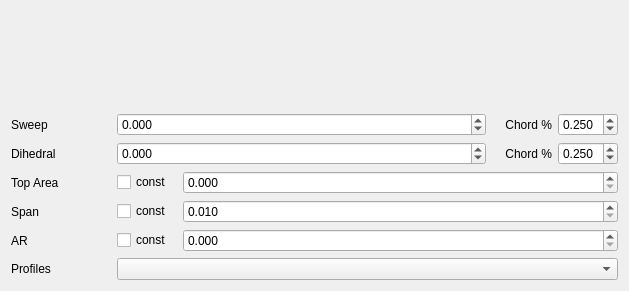
<?xml version="1.0" encoding="UTF-8"?>
<ui version="4.0">
 <class>ModificatorWingWidget</class>
 <widget class="QWidget" name="ModificatorWingWidget">
  <property name="geometry">
   <rect>
    <x>0</x>
    <y>0</y>
    <width>629</width>
    <height>291</height>
   </rect>
  </property>
  <property name="windowTitle">
   <string>Form</string>
  </property>
  <layout class="QVBoxLayout" name="verticalLayout">
   <item>
    <layout class="QHBoxLayout" name="anchorLayout">
     <item>
      <widget class="CTiglPointWidget" name="rootLE" native="true">
       <property name="toolTip">
        <string>&lt;html&gt;&lt;head/&gt;&lt;body&gt;&lt;p&gt;Intuitively, this is the wing position. &lt;/p&gt;&lt;p&gt;More precisely, get/set the leading edge point of the root section wing in the world coordinate.&lt;br/&gt;&lt;/p&gt;&lt;/body&gt;&lt;/html&gt;</string>
       </property>
      </widget>
     </item>
    </layout>
   </item>
   <item>
    <widget class="CTiglPointWidget" name="rotation" native="true">
     <property name="toolTip">
      <string>&lt;html&gt;&lt;head/&gt;&lt;body&gt;&lt;p&gt;Set the rotation of the wing transformation. &lt;br/&gt;No other transformations are modified.&lt;/p&gt;&lt;/body&gt;&lt;/html&gt;</string>
     </property>
    </widget>
   </item>
   <item>
    <widget class="SymmetryComboBoxWidget" name="symmetry" native="true">
     <property name="toolTip">
      <string>&lt;html&gt;&lt;head/&gt;&lt;body&gt;&lt;p&gt;Get/set the symmetry of the wing.  &lt;/p&gt;&lt;/body&gt;&lt;/html&gt;</string>
     </property>
    </widget>
   </item>
   <item>
    <layout class="QHBoxLayout" name="sweepLayout">
     <item>
      <widget class="QLabel" name="labelSweep">
       <property name="sizePolicy">
        <sizepolicy hsizetype="Fixed" vsizetype="Preferred">
         <horstretch>0</horstretch>
         <verstretch>0</verstretch>
        </sizepolicy>
       </property>
       <property name="minimumSize">
        <size>
         <width>100</width>
         <height>0</height>
        </size>
       </property>
       <property name="maximumSize">
        <size>
         <width>100</width>
         <height>16777215</height>
        </size>
       </property>
       <property name="text">
        <string>Sweep</string>
       </property>
      </widget>
     </item>
     <item>
      <widget class="QDoubleSpinBox" name="spinBoxSweep">
       <property name="sizePolicy">
        <sizepolicy hsizetype="Maximum" vsizetype="Fixed">
         <horstretch>0</horstretch>
         <verstretch>0</verstretch>
        </sizepolicy>
       </property>
       <property name="maximumSize">
        <size>
         <width>2000</width>
         <height>16777215</height>
        </size>
       </property>
       <property name="decimals">
        <number>3</number>
       </property>
       <property name="minimum">
        <double>-90.000000000000000</double>
       </property>
       <property name="maximum">
        <double>90.000000000000000</double>
       </property>
      </widget>
     </item>
     <item>
      <widget class="QLabel" name="labelChord">
       <property name="minimumSize">
        <size>
         <width>60</width>
         <height>0</height>
        </size>
       </property>
       <property name="maximumSize">
        <size>
         <width>60</width>
         <height>16777215</height>
        </size>
       </property>
       <property name="text">
        <string>Chord %</string>
       </property>
       <property name="alignment">
        <set>Qt::AlignRight|Qt::AlignTrailing|Qt::AlignVCenter</set>
       </property>
      </widget>
     </item>
     <item>
      <widget class="QDoubleSpinBox" name="spinBoxSweepChord">
       <property name="sizePolicy">
        <sizepolicy hsizetype="Minimum" vsizetype="Fixed">
         <horstretch>0</horstretch>
         <verstretch>0</verstretch>
        </sizepolicy>
       </property>
       <property name="minimumSize">
        <size>
         <width>60</width>
         <height>0</height>
        </size>
       </property>
       <property name="maximumSize">
        <size>
         <width>60</width>
         <height>16777215</height>
        </size>
       </property>
       <property name="baseSize">
        <size>
         <width>0</width>
         <height>0</height>
        </size>
       </property>
       <property name="decimals">
        <number>3</number>
       </property>
       <property name="maximum">
        <double>1.000000000000000</double>
       </property>
       <property name="singleStep">
        <double>0.010000000000000</double>
       </property>
       <property name="value">
        <double>0.250000000000000</double>
       </property>
      </widget>
     </item>
    </layout>
   </item>
   <item>
    <layout class="QHBoxLayout" name="dihedralLayout">
     <item>
      <widget class="QLabel" name="labelDihedral">
       <property name="sizePolicy">
        <sizepolicy hsizetype="Fixed" vsizetype="Preferred">
         <horstretch>0</horstretch>
         <verstretch>0</verstretch>
        </sizepolicy>
       </property>
       <property name="minimumSize">
        <size>
         <width>100</width>
         <height>0</height>
        </size>
       </property>
       <property name="maximumSize">
        <size>
         <width>100</width>
         <height>16777215</height>
        </size>
       </property>
       <property name="text">
        <string>Dihedral</string>
       </property>
      </widget>
     </item>
     <item>
      <widget class="QDoubleSpinBox" name="spinBoxDihedral">
       <property name="sizePolicy">
        <sizepolicy hsizetype="Minimum" vsizetype="Fixed">
         <horstretch>0</horstretch>
         <verstretch>0</verstretch>
        </sizepolicy>
       </property>
       <property name="decimals">
        <number>3</number>
       </property>
       <property name="minimum">
        <double>-90.000000000000000</double>
       </property>
       <property name="maximum">
        <double>90.000000000000000</double>
       </property>
      </widget>
     </item>
     <item>
      <widget class="QLabel" name="labelDihedralChord">
       <property name="minimumSize">
        <size>
         <width>60</width>
         <height>0</height>
        </size>
       </property>
       <property name="maximumSize">
        <size>
         <width>60</width>
         <height>16777215</height>
        </size>
       </property>
       <property name="text">
        <string>Chord %</string>
       </property>
       <property name="alignment">
        <set>Qt::AlignRight|Qt::AlignTrailing|Qt::AlignVCenter</set>
       </property>
      </widget>
     </item>
     <item>
      <widget class="QDoubleSpinBox" name="spinBoxDihedralChord">
       <property name="sizePolicy">
        <sizepolicy hsizetype="Minimum" vsizetype="Fixed">
         <horstretch>0</horstretch>
         <verstretch>0</verstretch>
        </sizepolicy>
       </property>
       <property name="minimumSize">
        <size>
         <width>60</width>
         <height>0</height>
        </size>
       </property>
       <property name="maximumSize">
        <size>
         <width>60</width>
         <height>16777215</height>
        </size>
       </property>
       <property name="baseSize">
        <size>
         <width>60</width>
         <height>0</height>
        </size>
       </property>
       <property name="decimals">
        <number>3</number>
       </property>
       <property name="maximum">
        <double>1.000000000000000</double>
       </property>
       <property name="singleStep">
        <double>0.010000000000000</double>
       </property>
       <property name="value">
        <double>0.250000000000000</double>
       </property>
      </widget>
     </item>
    </layout>
   </item>
   <item>
    <layout class="QHBoxLayout" name="areaLayout">
     <item>
      <widget class="QLabel" name="labelArea">
       <property name="sizePolicy">
        <sizepolicy hsizetype="Fixed" vsizetype="Preferred">
         <horstretch>0</horstretch>
         <verstretch>0</verstretch>
        </sizepolicy>
       </property>
       <property name="minimumSize">
        <size>
         <width>100</width>
         <height>0</height>
        </size>
       </property>
       <property name="maximumSize">
        <size>
         <width>100</width>
         <height>16777215</height>
        </size>
       </property>
       <property name="toolTip">
        <string>&lt;html&gt;&lt;head/&gt;&lt;body&gt;&lt;p&gt;Reference area, the area of the projected wing on the plane formed by the wing major direction and the wing deep direction. &lt;/p&gt;&lt;/body&gt;&lt;/html&gt;</string>
       </property>
       <property name="text">
        <string>Top Area</string>
       </property>
      </widget>
     </item>
     <item>
      <widget class="QCheckBox" name="checkBoxIsAreaConstant">
       <property name="maximumSize">
        <size>
         <width>60</width>
         <height>16777215</height>
        </size>
       </property>
       <property name="text">
        <string>const</string>
       </property>
      </widget>
     </item>
     <item>
      <widget class="QDoubleSpinBox" name="spinBoxArea">
       <property name="keyboardTracking">
        <bool>true</bool>
       </property>
       <property name="decimals">
        <number>3</number>
       </property>
       <property name="minimum">
        <double>0.000000000000000</double>
       </property>
       <property name="maximum">
        <double>99999999999999998278261272554585856747747644714015897553975120217811154108416.000000000000000</double>
       </property>
      </widget>
     </item>
    </layout>
   </item>
   <item>
    <layout class="QHBoxLayout" name="spanLayout">
     <item>
      <widget class="QLabel" name="labelSpan">
       <property name="sizePolicy">
        <sizepolicy hsizetype="Maximum" vsizetype="Preferred">
         <horstretch>0</horstretch>
         <verstretch>0</verstretch>
        </sizepolicy>
       </property>
       <property name="minimumSize">
        <size>
         <width>100</width>
         <height>0</height>
        </size>
       </property>
       <property name="maximumSize">
        <size>
         <width>100</width>
         <height>16777215</height>
        </size>
       </property>
       <property name="text">
        <string>Span</string>
       </property>
      </widget>
     </item>
     <item>
      <widget class="QCheckBox" name="checkBoxIsSpanConstant">
       <property name="maximumSize">
        <size>
         <width>60</width>
         <height>16777215</height>
        </size>
       </property>
       <property name="text">
        <string>const</string>
       </property>
      </widget>
     </item>
     <item>
      <widget class="QDoubleSpinBox" name="spinBoxSpan">
       <property name="decimals">
        <number>3</number>
       </property>
       <property name="minimum">
        <double>0.010000000000000</double>
       </property>
       <property name="maximum">
        <double>99999999999999998278261272554585856747747644714015897553975120217811154108416.000000000000000</double>
       </property>
      </widget>
     </item>
    </layout>
   </item>
   <item>
    <layout class="QHBoxLayout" name="aRLayout">
     <item>
      <widget class="QLabel" name="labelAR">
       <property name="sizePolicy">
        <sizepolicy hsizetype="Maximum" vsizetype="Preferred">
         <horstretch>0</horstretch>
         <verstretch>0</verstretch>
        </sizepolicy>
       </property>
       <property name="minimumSize">
        <size>
         <width>100</width>
         <height>0</height>
        </size>
       </property>
       <property name="maximumSize">
        <size>
         <width>100</width>
         <height>16777215</height>
        </size>
       </property>
       <property name="text">
        <string>AR</string>
       </property>
      </widget>
     </item>
     <item>
      <widget class="QCheckBox" name="checkBoxIsARConstant">
       <property name="maximumSize">
        <size>
         <width>60</width>
         <height>16777215</height>
        </size>
       </property>
       <property name="text">
        <string>const</string>
       </property>
      </widget>
     </item>
     <item>
      <widget class="QDoubleSpinBox" name="spinBoxAR">
       <property name="decimals">
        <number>3</number>
       </property>
       <property name="minimum">
        <double>0.000000000000000</double>
       </property>
       <property name="maximum">
        <double>1000000000000000013287555072.000000000000000</double>
       </property>
      </widget>
     </item>
    </layout>
   </item>
   <item>
    <layout class="QHBoxLayout" name="horizontalLayout">
     <item>
      <widget class="QLabel" name="label">
       <property name="minimumSize">
        <size>
         <width>100</width>
         <height>0</height>
        </size>
       </property>
       <property name="maximumSize">
        <size>
         <width>100</width>
         <height>16777215</height>
        </size>
       </property>
       <property name="text">
        <string>Profiles</string>
       </property>
      </widget>
     </item>
     <item>
      <widget class="QComboBox" name="profileComboBox">
       <property name="toolTip">
        <string>&lt;html&gt;&lt;head/&gt;&lt;body&gt;&lt;p&gt;The uid of the profile used by this fuselage. If the fuselage use multiple profiles, the value &amp;lt;multi-profiles&amp;gt; will be display. If the value changed, all the profiles used by the sections of this fuselage will be set.  &lt;/p&gt;&lt;/body&gt;&lt;/html&gt;</string>
       </property>
      </widget>
     </item>
    </layout>
   </item>
  </layout>
 </widget>
 <customwidgets>
  <customwidget>
   <class>CTiglPointWidget</class>
   <extends>QWidget</extends>
   <header>modificators/CTiglPointWidget.h</header>
   <container>1</container>
  </customwidget>
  <customwidget>
   <class>SymmetryComboBoxWidget</class>
   <extends>QWidget</extends>
   <header>modificators/SymmetryComboBoxWidget.h</header>
   <container>1</container>
  </customwidget>
 </customwidgets>
 <resources/>
 <connections/>
</ui>
